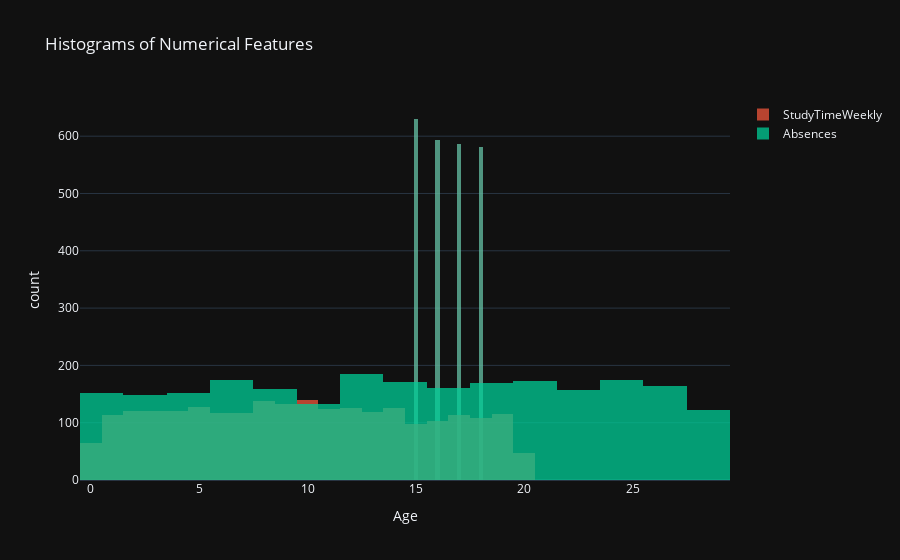

This figure's notebook cell:
### Markdown cell above
**Histograms of some Numerical Features**

### Code cell
numerical_cols = ['Age', 'StudyTimeWeekly', 'Absences']

fig = px.histogram(df, x=numerical_cols[0], nbins=20, title=f'Histogram of {numerical_cols[0]}', color_discrete_sequence=palette)
for col in numerical_cols[1:]:
    fig.add_trace(go.Histogram(x=df[col], nbinsx=20, name=col))
fig.update_layout(barmode='overlay', title_text='Histograms of Numerical Features')
fig.update_traces(opacity=0.75)
fig.show()

### Figure 1 — Plotly figure (JSON) as saved in the notebook; plotly's stock layout.template omitted (floating-point values rounded to 4 significant figures; data arrays with more than 128 entries replaced by an {"elided": "..."} marker saying what was removed)
{"data": [{"bingroup": "x", "hovertemplate": "Age=%{x}<br>count=%{y}<extra></extra>", "legendgroup": "", "marker": {"color": "rgb(102,194,165)", "pattern": {"shape": ""}}, "name": "", "nbinsx": 20, "orientation": "v", "showlegend": false, "x": {"elided": "2392 int values"}, "xaxis": "x", "yaxis": "y", "type": "histogram", "opacity": 0.75}, {"name": "StudyTimeWeekly", "nbinsx": 20, "x": {"elided": "2392 float values"}, "type": "histogram", "opacity": 0.75}, {"name": "Absences", "nbinsx": 20, "x": {"elided": "2392 int values"}, "type": "histogram", "opacity": 0.75}], "layout": {"xaxis": {"anchor": "y", "domain": [0.0, 1.0], "title": {"text": "Age"}}, "yaxis": {"anchor": "x", "domain": [0.0, 1.0], "title": {"text": "count"}}, "legend": {"tracegroupgap": 0}, "title": {"text": "Histograms of Numerical Features"}, "barmode": "overlay"}}
